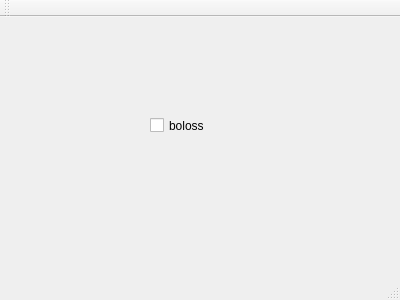
<?xml version="1.0" encoding="UTF-8"?>
<ui version="4.0">
 <class>MainWindow</class>
 <widget class="QMainWindow" name="MainWindow">
  <property name="geometry">
   <rect>
    <x>0</x>
    <y>0</y>
    <width>400</width>
    <height>300</height>
   </rect>
  </property>
  <property name="windowTitle">
   <string>MainWindow</string>
  </property>
  <widget class="QWidget" name="centralWidget">
   <widget class="QCheckBox" name="checkBox">
    <property name="geometry">
     <rect>
      <x>150</x>
      <y>100</y>
      <width>70</width>
      <height>17</height>
     </rect>
    </property>
    <property name="text">
     <string>boloss</string>
    </property>
   </widget>
  </widget>
  <widget class="QMenuBar" name="menuBar">
   <property name="geometry">
    <rect>
     <x>0</x>
     <y>0</y>
     <width>400</width>
     <height>21</height>
    </rect>
   </property>
  </widget>
  <widget class="QToolBar" name="mainToolBar">
   <attribute name="toolBarArea">
    <enum>TopToolBarArea</enum>
   </attribute>
   <attribute name="toolBarBreak">
    <bool>false</bool>
   </attribute>
  </widget>
  <widget class="QStatusBar" name="statusBar"/>
 </widget>
 <layoutdefault spacing="6" margin="11"/>
 <resources/>
 <connections/>
</ui>
